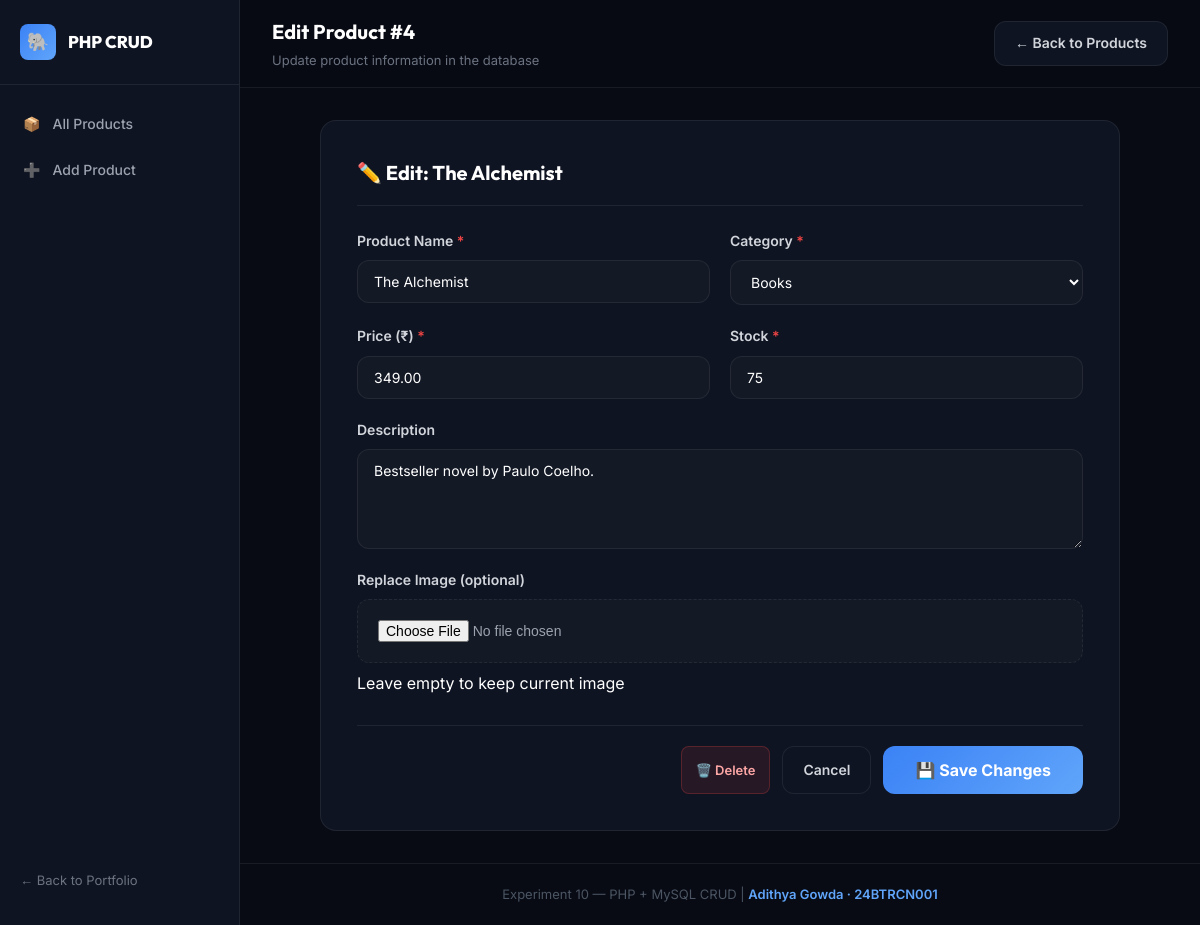
The app's page /edit.php?id=4 with its own data.
### tables this page shows
CREATE TABLE products (
    id          INT UNSIGNED AUTO_INCREMENT PRIMARY KEY,
    name        VARCHAR(120)    NOT NULL,
    category    ENUM('Electronics','Clothing','Food','Books','Other') NOT NULL DEFAULT 'Other',
    price       DECIMAL(10,2)   NOT NULL,
    stock       INT UNSIGNED    NOT NULL DEFAULT 0,
    description TEXT,
    image       VARCHAR(255)    DEFAULT NULL,
    created_at  TIMESTAMP       DEFAULT CURRENT_TIMESTAMP,
    updated_at  TIMESTAMP       DEFAULT CURRENT_TIMESTAMP ON UPDATE CURRENT_TIMESTAMP
);

### edit.php (the view, shortened to what this page needs)
<?php
$db = getDB();
$id = (int)($_GET['id'] ?? 0);
$product = $db->prepare('SELECT * FROM products WHERE id = :id');
$product->execute([':id' => $id]);
$p = $product->fetch();
$cats = ['Electronics','Clothing','Food','Books','Other'];
?>
<!DOCTYPE html>
<html lang="en">
<head>
    <link rel="stylesheet" href="style.css">
</head>
<body>
<div class="layout">
    <aside class="sidebar">
        <div class="sidebar-logo"><div class="sidebar-logo-icon">🐘</div>PHP CRUD</div>
        <a href="index.php" class="nav-item"><span class="nav-icon">📦</span> All Products</a>
        <a href="create.php" class="nav-item"><span class="nav-icon">➕</span> Add Product</a>
        <div class="sidebar-back"><a href="../../index.html">← Back to Portfolio</a></div>
    </aside>
    <div class="content">
        <div class="topbar">
            <div>
                <div class="topbar-title">Edit Product #<?= $id ?></div>
                <div class="topbar-sub">Update product information in the database</div>
            </div>
            <a href="index.php" class="btn btn-secondary">← Back to Products</a>
        </div>
        <div class="main">
            <div class="form-page">
                <div class="form-card">
                    <div class="form-card-title">✏️ Edit: <?= htmlspecialchars($p['name']) ?></div>
                    <form method="POST" enctype="multipart/form-data">
                        <div class="form-grid">
                            <div class="form-group">
                                <label>Product Name <span class="req">*</span></label>
                                <input type="text" name="name" value="<?= htmlspecialchars($p['name']) ?>">
                            </div>
                            <div class="form-group">
                                <label>Category <span class="req">*</span></label>
                                <select name="cat">
                                    <?php foreach ($cats as $c): $s=($p['category']===$c||$p['cat']===$c)?'selected':''; ?>
                                    <option value="<?=$c?>" <?=$s?>><?=$c?></option>
                                    <?php endforeach; ?>
                                </select>
                            </div>
                            <div class="form-group">
                                <label>Price (₹) <span class="req">*</span></label>
                                <input type="number" name="price" min="0" step="0.01" value="<?= $p['price'] ?>">
                            </div>
                            <div class="form-group">
                                <label>Stock <span class="req">*</span></label>
                                <input type="number" name="stock" min="0" value="<?= $p['stock'] ?>">
                            </div>
                            <div class="form-group full">
                                <label>Description</label>
                                <textarea name="desc"><?= htmlspecialchars($p['description'] ?? '') ?></textarea>
                            </div>
                            <div class="form-group full">
                                <label>Replace Image (optional)</label>
                                <input type="file" name="image" accept="image/*">
                                <span class="form-hint">Leave empty to keep current image</span>
                            </div>
                        </div>
                        <div class="form-actions">
                            <a href="delete.php?id=<?= $id ?>" class="btn btn-danger">🗑️ Delete</a>
                            <a href="index.php" class="btn btn-secondary">Cancel</a>
                            <button type="submit" class="btn btn-submit">💾 Save Changes</button>
                        </div>
                    </form>
                </div>
            </div>
        </div>
        <footer class="footer">Experiment 10 — PHP + MySQL CRUD | <span>Adithya Gowda · 24BTRCN001</span></footer>
    </div>
</div>
</body>
</html>

### style.css (style rules this page uses)
:root { --bg:#080b14;--bg-card:#0f1422;--bg-input:#141926;--border:rgba(255,255,255,0.07);--blue:#3b82f6;--blue-light:#60a5fa;--green:#22c55e;--red:#ef4444;--yellow:#f59e0b;--white:#fff;--gray-300:#d1d5db;--gray-400:#9ca3af;--gray-500:#6b7280;--gray-600:#4b5563;--font-body:'Inter',sans-serif;--font-heading:'Outfit',sans-serif;--transition:.3s cubic-bezier(.4,0,.2,1);--radius:12px }
* { margin:0;padding:0;box-sizing:border-box }
html { scroll-behavior:smooth }
body { font-family:var(--font-body);background:var(--bg);color:var(--white);min-height:100vh;font-size:16px;line-height:1.6 }
.layout { display:flex;min-height:100vh }
.sidebar { width:240px;background:var(--bg-card);border-right:1px solid var(--border);display:flex;flex-direction:column;padding:24px 0;position:fixed;top:0;left:0;bottom:0;z-index:100;overflow-y:auto }
.sidebar-logo { display:flex;align-items:center;gap:12px;padding:0 20px 24px;border-bottom:1px solid var(--border);margin-bottom:16px;font-family:var(--font-heading);font-weight:800;font-size:17px }
.sidebar-logo-icon { width:36px;height:36px;background:linear-gradient(135deg,var(--blue),var(--blue-light));border-radius:8px;display:flex;align-items:center;justify-content:center;font-size:18px;flex-shrink:0 }
.nav-item { display:flex;align-items:center;gap:12px;padding:11px 20px;color:var(--gray-400);text-decoration:none;font-size:14px;font-weight:500;transition:var(--transition);border-left:3px solid transparent;margin:1px 0 }
.sidebar-back { margin-top:auto;padding:0 20px }
.sidebar-back a { display:flex;align-items:center;gap:8px;font-size:13px;color:var(--gray-500);text-decoration:none;transition:var(--transition);padding:10px 0 }
.content { margin-left:240px;flex:1;min-width:0 }
.topbar { background:rgba(8,11,20,0.95);backdrop-filter:blur(16px);border-bottom:1px solid var(--border);padding:16px 32px;display:flex;align-items:center;justify-content:space-between;position:sticky;top:0;z-index:50 }
.topbar-title { font-family:var(--font-heading);font-size:20px;font-weight:700;color:var(--white) }
.topbar-sub { font-size:13px;color:var(--gray-500);margin-top:2px }
.btn { border:none;cursor:pointer;transition:var(--transition);font-family:var(--font-body) }
.btn-danger { display:inline-flex;align-items:center;gap:6px;padding:8px 14px;background:rgba(239,68,68,0.1);color:#fca5a5;border-radius:8px;border:1px solid rgba(239,68,68,0.25);font-size:13px;font-weight:600;text-decoration:none }
.btn-secondary { display:inline-flex;align-items:center;gap:8px;padding:10px 20px;background:var(--bg-card);border:1.5px solid var(--border);color:var(--gray-300);border-radius:var(--radius);font-size:14px;font-weight:600;text-decoration:none }
.btn-submit { display:flex;align-items:center;gap:10px;padding:14px 32px;background:linear-gradient(135deg,var(--blue),var(--blue-light));color:var(--white);border:none;border-radius:var(--radius);font-weight:700;font-size:16px;cursor:pointer;transition:var(--transition);font-family:var(--font-body) }
.main { padding:32px }
.form-page { max-width:800px;margin:0 auto }
.form-card { background:var(--bg-card);border:1px solid var(--border);border-radius:16px;padding:36px }
.form-card-title { font-family:var(--font-heading);font-size:20px;font-weight:700;margin-bottom:24px;padding-bottom:16px;border-bottom:1px solid var(--border) }
.form-grid { display:grid;grid-template-columns:1fr 1fr;gap:20px }
.form-group { display:flex;flex-direction:column;gap:8px }
.form-group.full { grid-column:1/-1 }
label { font-size:14px;font-weight:600;color:var(--gray-300) }
label .req { color:var(--red) }
input[type="text"],input[type="number"],input[type="url"],select,textarea { background:var(--bg-input);border:1.5px solid var(--border);border-radius:var(--radius);padding:12px 16px;color:var(--white);font-family:var(--font-body);font-size:14px;outline:none;transition:var(--transition);width:100% }
input[type="file"] { background:var(--bg-input);border:1.5px dashed var(--border);border-radius:var(--radius);padding:20px;color:var(--gray-400);cursor:pointer;font-size:14px }
textarea { resize:vertical;min-height:100px }
select option { background:#141926 }
.form-actions { display:flex;gap:12px;justify-content:flex-end;margin-top:28px;padding-top:20px;border-top:1px solid var(--border) }
.footer { padding:20px 32px;border-top:1px solid var(--border);text-align:center;font-size:13px;color:var(--gray-600) }
.footer span { color:var(--blue-light);font-weight:600 }

### records on screen
products: name "The Alchemist", price "349.00", stock "75", desc "Bestseller novel by Paulo Coelho."

### other values on screen
$id "4"
form field cat "Books"
